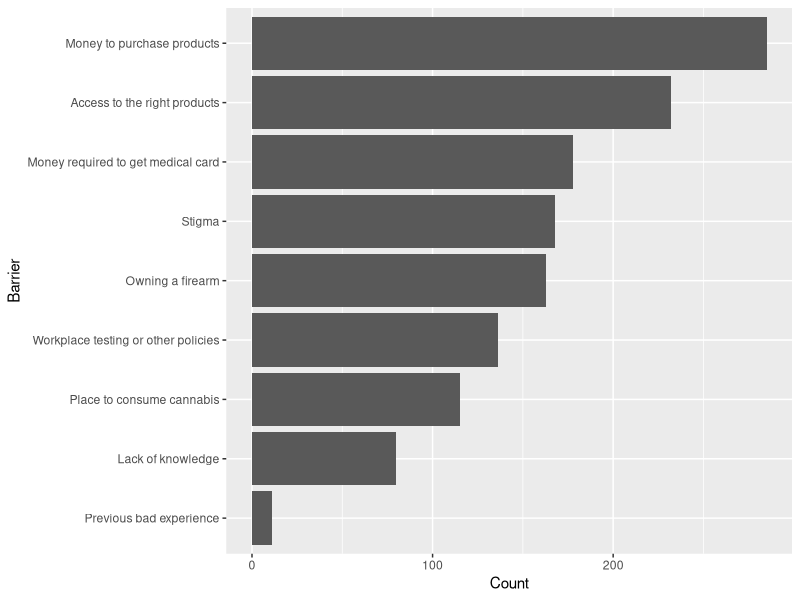

R code for this plot:
## ---- chunk 1

library(tidyverse)
library(ggplot2)

## ---- chunk 2
# Read in raw data. These are the files downloaded from survey monkey saved as a .csv

raw_data_general <- read.csv("data/general.csv", stringsAsFactors = FALSE)
raw_data_botanist <- read.csv("data/botanist.csv", stringsAsFactors = FALSE)
raw_data_bask <- read.csv("data/bask.csv", stringsAsFactors = FALSE)


## ---- chunk 3

# Just Question 61

# Pull information for only this question out of each survey
# - Rename columns
# - Drop first row (first row contained column names)
# - Add survey source as a variable

    ## General

barriers_general <- 
  raw_data_general %>%
  select(barriers = "Do.you.face.any.of.the.following.barriers.for.you.to.consume.cannabis...Please.select.all.that.apply.",
         X.271:X.279)

colnames(barriers_general) <- barriers_general[1, ]
barriers_general <- barriers_general[-1, ]
barriers_general <- barriers_general %>% mutate(source = 'general')


    ## Bask

barriers_bask <- 
  raw_data_bask %>%
  select(barriers = "Do.you.face.any.of.the.following.barriers.for.you.to.consume.cannabis...Please.select.all.that.apply.",
         X.271:X.279)

colnames(barriers_bask) <- barriers_bask[1, ]
barriers_bask <- barriers_bask[-1, ]
barriers_bask <- barriers_bask %>% mutate(source = 'bask')

  ## Botanist

barriers_botanist <- 
  raw_data_botanist %>%
  select(barriers = "Do.you.face.any.of.the.following.barriers.for.you.to.consume.cannabis...Please.select.all.that.apply.",
         X.271:X.279)

colnames(barriers_botanist) <- barriers_botanist[1, ]
barriers_botanist <- barriers_botanist[-1, ]
barriers_botanist <- barriers_botanist %>% mutate(source = 'botanist')

# Bind different source dataframes together and:
# - Drop Other column which contains open ended text response (deal with later)
# - Rename some columns to have shorter names
# - Convert to tidy data format for ploting 

barriers_all <- 
  rbind(barriers_general, barriers_botanist, barriers_bask) %>%
  select(-'Other (please specify)')

barriers_tidy <-
  barriers_all %>%
  gather(key = barrier, value = checked, 1:9) %>%
  filter(checked >= 1)

# To save barriers_tidy as a .csv file, run code below
# write.csv(barriers_tidy, 'barriers_all_tidy.csv')


## ---- chunk 4

by_barrier <-
  barriers_tidy %>%
  group_by(barrier) %>%
  summarize(count = n()) %>%
  arrange(desc(count)) %>%
  ungroup()


# write.csv(by_barrier, 'barrier_all.csv')

p_by_barrier <-
  by_barrier %>%
  ggplot(aes(x = reorder(barrier, count), y = count)) +
  geom_bar(stat = 'identity') +
  coord_flip() +
  labs(x = 'Barrier', y = 'Count')

p_by_barrier
